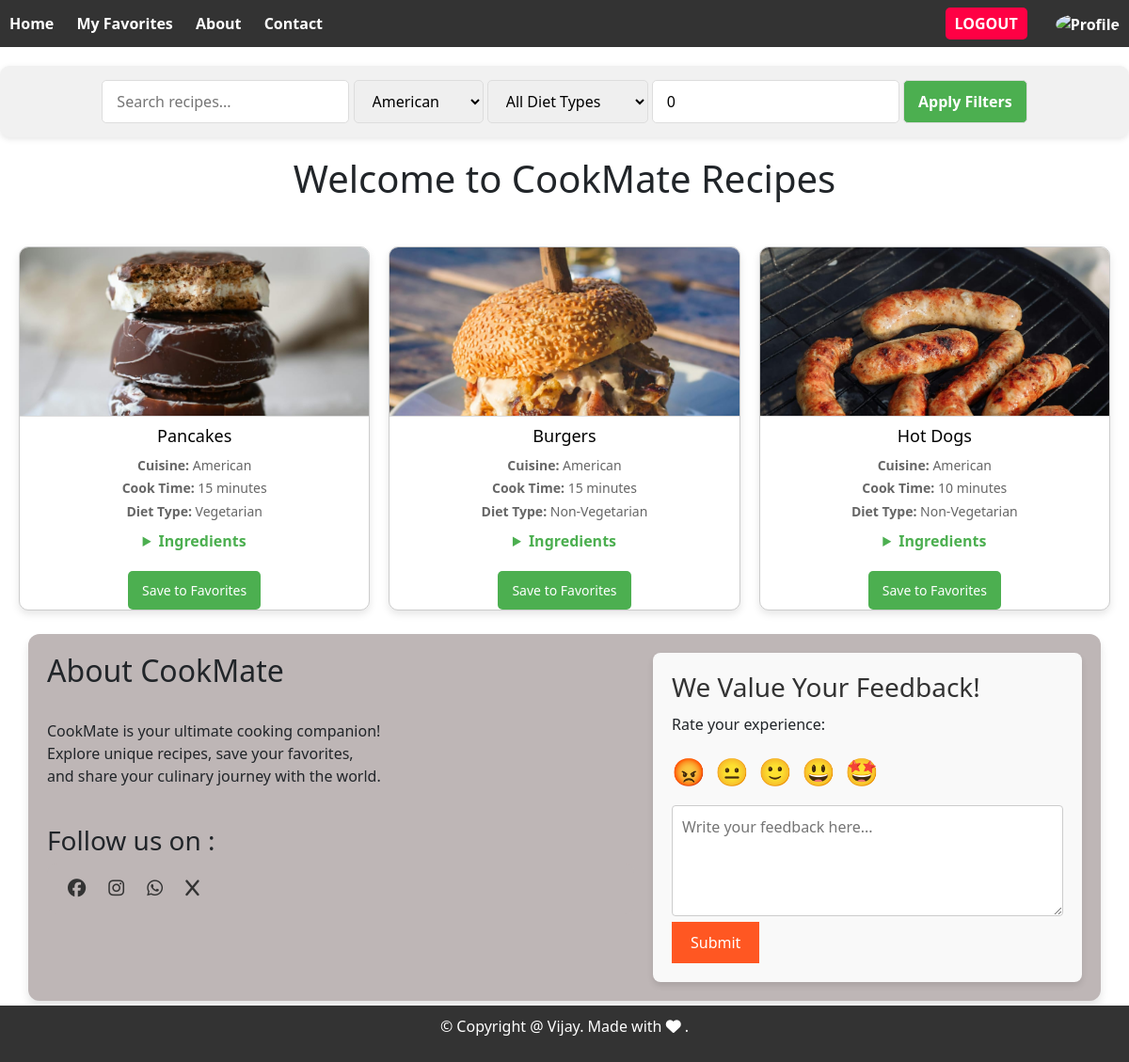
Screenshot of /recipes.php?cuisine=American (signed in) with the database file from the repository.
### tables this page shows
CREATE TABLE `recipes` (
  `id` int(11) NOT NULL,
  `name` varchar(100) NOT NULL,
  `ingredients` text NOT NULL,
  `steps` text NOT NULL,
  `image` varchar(255) DEFAULT NULL,
  `cuisine` varchar(50) DEFAULT NULL,
  `cook_time` int(11) DEFAULT NULL,
  `diet_type` varchar(50) DEFAULT NULL
);

### recipes.php (the view, shortened to what this page needs)
<?php
include "config.php";
$user_id = $_SESSION['user_id'];
$sql_user = "SELECT profile_picture FROM users WHERE id = '$user_id'";
$result_user = $conn->query($sql_user);
if ($result_user->num_rows > 0) {
    $user = $result_user->fetch_assoc();
    $profile_picture = $user['profile_picture'] ?: 'uploads/default_avatar.png';
} else {
    $profile_picture = 'uploads/default_avatar.png';
}
$search = isset($_GET['search']) ? $conn->real_escape_string($_GET['search']) : '';
$cuisine = isset($_GET['cuisine']) ? $conn->real_escape_string($_GET['cuisine']) : '';
$cook_time = isset($_GET['cook_time']) ? (int) $_GET['cook_time'] : 0;
$sql = "SELECT * FROM recipes WHERE 1=1";
if ($cuisine) {
    $sql .= " AND cuisine = '$cuisine'";
}
$result = $conn->query($sql);
?>
<!DOCTYPE html>
<html lang="en">
<head>
    <link rel="stylesheet" href="css/styles.css">
    <link href="https://cdn.jsdelivr.net/npm/bootstrap@5.3.3/dist/css/bootstrap.min.css" rel="stylesheet">
</head>
<body id="rec_body">
    <div id="content">
        <div class="navbar">
            <div class="left-links">
                <a href="index.php">Home</a>
                <a href="favorites.php">My Favorites</a>
                <a href="#about_section">About</a>
                <a href="#footer">Contact</a>
            </div>
            <div class="right-links">
                <a href="logout.php" class="logout-button">Logout</a>
                <a href="profile.php">
                    <img src="<?= htmlspecialchars($profile_picture) ?>" alt="Profile" class="profile-logo">
                </a>
            </div>
        </div>
        <div class="filter-container">
            <form id="filterForm">
                <input type="text" name="search" id="search" placeholder="Search recipes..."
                    value="<?= htmlspecialchars($search) ?>">
                <select name="cuisine" id="cuisine">
                    <option value="American" <?= $cuisine === 'American' ? 'selected' : '' ?>>American</option>
                </select>
                <select name="diet_type" id="diet_type">
                    <option value="">All Diet Types</option>
                </select>
                <input type="number" name="cook_time" id="cook_time" placeholder="Cook Time (mins)"
                    value="<?= htmlspecialchars($cook_time) ?>">
                <button type="button" id="applyFilters">Apply Filters</button>
            </form>
        </div>
        <div class="heading_bttn">
            <h1>Welcome to CookMate Recipes</h1>
        </div>
        <div class="message">
        </div>
        <div class="recipe-container" id="recipeContainer">
            <?php
            if ($result->num_rows > 0) {
                while ($row = $result->fetch_assoc()) {
                    echo '<div class="recipe-card">';
                    echo '<img src="' . $row['image'] . '" alt="' . $row['name'] . '">';
                    echo '<h2><a href="recipe_details.php?id=' . $row['id'] . '">' . $row['name'] . '</a></h2>';
                    echo '<p><strong>Cuisine:</strong> ' . $row['cuisine'] . '</p>';
                    echo '<p><strong>Cook Time:</strong> ' . $row['cook_time'] . ' minutes</p>';
                    echo '<p><strong>Diet Type:</strong> ' . $row['diet_type'] . '</p>';
                    echo '<details>';
                    echo '<summary>Ingredients</summary>';
                    echo '</details>';
                    echo '<form class="save-to-favorites" data-recipe-id="' . $row['id'] . '">';
                    echo '<button type="button" class="save-favorite-btn">Save to Favorites</button>';
                    echo '</form>';
                    echo '</div>';
                }
            } else {
                echo "<p>No recipes found.</p>";
            }
            ?>
        </div>
    </div>
    <div class="about-section" id="about_section">
        <div class="about-content">
            <h2>About CookMate</h2><br>
            <p>CookMate is your ultimate cooking companion! <br>
                Explore unique recipes, save your favorites, <br>
                and share your culinary journey with the world.</p><br>
            <h3>Follow us on :</h3>
            <div class="icons">
                <a href="https://www.facebook.com/" target="_blank"> <i class="fa-brands fa-facebook"></i></a>
                <a href="https://www.instagram.com/" target="_blank"><i class="fa-brands fa-instagram"></i></a>
                <a href="https://web.whatsapp.com/" target="_blank"><i class="fa-brands fa-whatsapp"></i></a>
                <a href="https://x.com/" target="_blank"><i class="fa-solid fa-x"></i></a>
            </div>
        </div>
        <div class="feedback-section">
            <h3>We Value Your Feedback!</h3>
            <div class="rating">
                <p>Rate your experience:</p>
                <div class="emojis">
                    <span class="emoji" data-rating="1">&#x1F621;</span>
                    <span class="emoji" data-rating="2">&#x1F610;</span>
                    <span class="emoji" data-rating="3">🙂</span>
                    <span class="emoji" data-rating="4">😃</span>
                    <span class="emoji" data-rating="5">🤩</span>
                </div>
            </div>
            <textarea id="feedback" placeholder="Write your feedback here..." rows="4"></textarea>
            <button id="submitFeedback">Submit</button>
        </div>
    </div>
    <div id="footer">
        <div class="copy-right">
            <p>&copy; Copyright @ Vijay. Made with <i class="fa-sharp fa-solid fa-heart"></i> .</p>
        </div>
    </div>
</body>
</html>

### rows the page displays
recipes: image (picture), name "Pancakes", cuisine "American", cook_time "15", diet_type "Vegetarian"
recipes: image (picture), name "Burgers", cuisine "American", cook_time "15", diet_type "Non-Vegetarian"
recipes: image (picture), name "Hot Dogs", cuisine "American", cook_time "10", diet_type "Non-Vegetarian"
